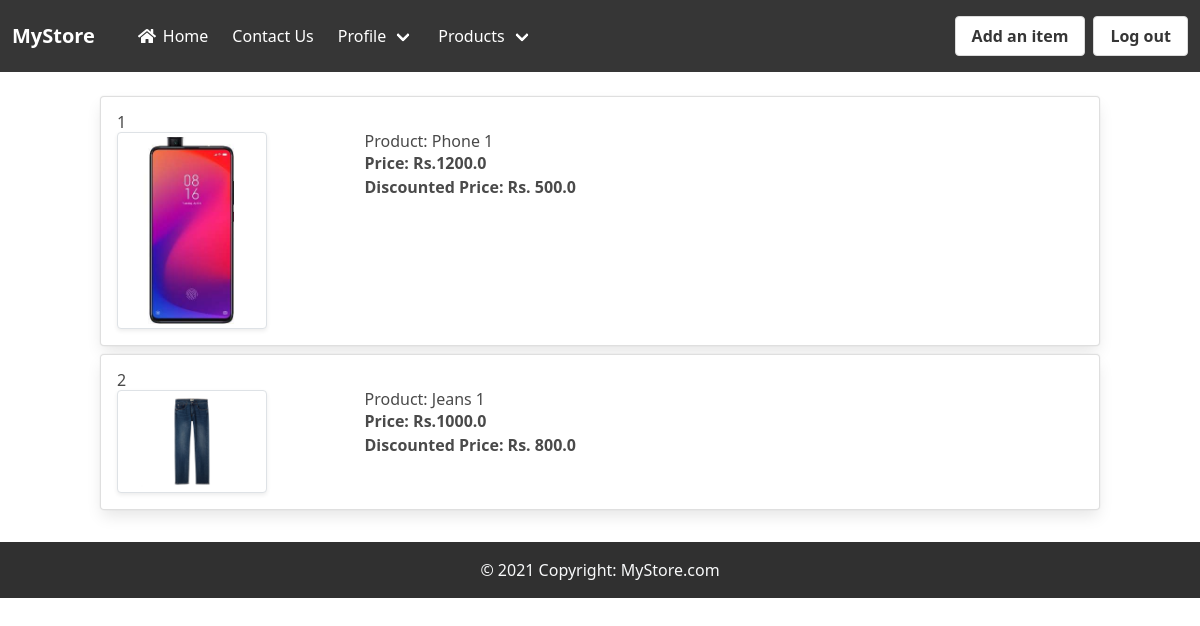
Screenshot of /seller/listings/ (signed in) with the database file from the repository.
### app/models.py (models this page shows)
class Product(models.Model):
    is_verified = models.BooleanField(default=False)
    name = models.CharField(max_length=300)
    description = models.TextField()
    price = models.FloatField()
    discountedPrice = models.FloatField()
    category = models.CharField(choices=Category_choices, max_length=3)
    brand = models.CharField(max_length=200)
    image = models.ImageField(upload_to='productimg')
    seller = models.IntegerField(default="00")
    def __str__(self):
        return str(self.id)

### seller/views.py (the view)
# urls.py: path('listings/', views.listings, name="listings"),
@login_required
def listings(request):
    products = Product.objects.filter(seller=request.user.id)
    print(products)
    if products:
        return render(request, 'seller/listings.html', {'products': products})
    else:
        return render(request, 'seller/emptylisting.html')

### seller/templates/seller/listings.html
{% extends 'seller/core/base.html' %} {% block title %}MyListings{% endblock %}
{% block content %} {% for p in products %}
<div class="container">
  <div class="card mb-2">
    <div class="card-body hover:bg-yellow-100">
      <div class="row">
        <h5>{{forloop.counter}}</h5>
        <div class="col-sm-3 text-center align-self-center">
          {% if p.image %}
          <a href="{% url 'app:product-detail' p.id %}"
            ><img
              src="{{p.image.url}}"
              alt=""
              srcset=""
              class="img-fluid img-thumbnail shadow-sm"
              height="150"
              width="150"
          /></a>
          {% endif %}
        </div>
        <div class="col-sm-9">
          <h5>Product: {{p.name}}</h5>
          <p class="fw-bold">Price: Rs.{{p.price}}</p>
          <p class="fw-bold">Discounted Price: Rs. {{p.discountedPrice}}</p>
        </div>
      </div>
    </div>
  </div>
</div>
{% endfor %} {% endblock %}

### rows the page displays
Product: image (picture), name "Phone 1", price "1200.0", discountedPrice "500.0"
Product: image (picture), name "Jeans 1", price "1000.0", discountedPrice "800.0"
